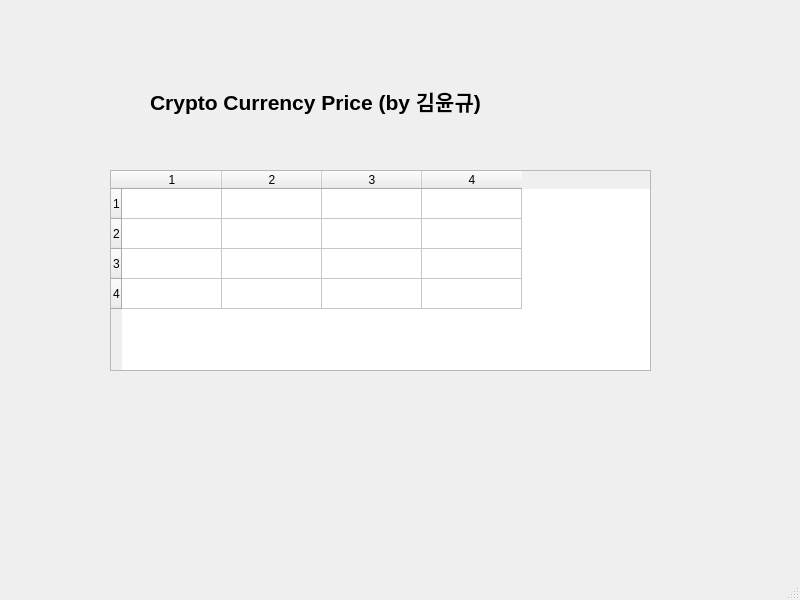
<?xml version="1.0" encoding="UTF-8"?>
<ui version="4.0">
 <class>mainWindow</class>
 <widget class="QMainWindow" name="mainWindow">
  <property name="geometry">
   <rect>
    <x>0</x>
    <y>0</y>
    <width>800</width>
    <height>600</height>
   </rect>
  </property>
  <property name="windowTitle">
   <string>코인 조회 프로그램</string>
  </property>
  <widget class="QWidget" name="centralwidget">
   <widget class="QLabel" name="label">
    <property name="geometry">
     <rect>
      <x>150</x>
      <y>50</y>
      <width>471</width>
      <height>101</height>
     </rect>
    </property>
    <property name="font">
     <font>
      <pointsize>16</pointsize>
      <weight>75</weight>
      <bold>true</bold>
     </font>
    </property>
    <property name="text">
     <string>Crypto Currency Price (by 김윤규)</string>
    </property>
   </widget>
   <widget class="QTableWidget" name="tableWidget">
    <property name="geometry">
     <rect>
      <x>110</x>
      <y>170</y>
      <width>541</width>
      <height>201</height>
     </rect>
    </property>
    <property name="rowCount">
     <number>4</number>
    </property>
    <property name="columnCount">
     <number>4</number>
    </property>
    <row/>
    <row/>
    <row/>
    <row/>
    <column/>
    <column/>
    <column/>
    <column/>
   </widget>
  </widget>
  <widget class="QMenuBar" name="menubar">
   <property name="geometry">
    <rect>
     <x>0</x>
     <y>0</y>
     <width>800</width>
     <height>26</height>
    </rect>
   </property>
  </widget>
  <widget class="QStatusBar" name="statusbar"/>
 </widget>
 <resources/>
 <connections/>
</ui>
